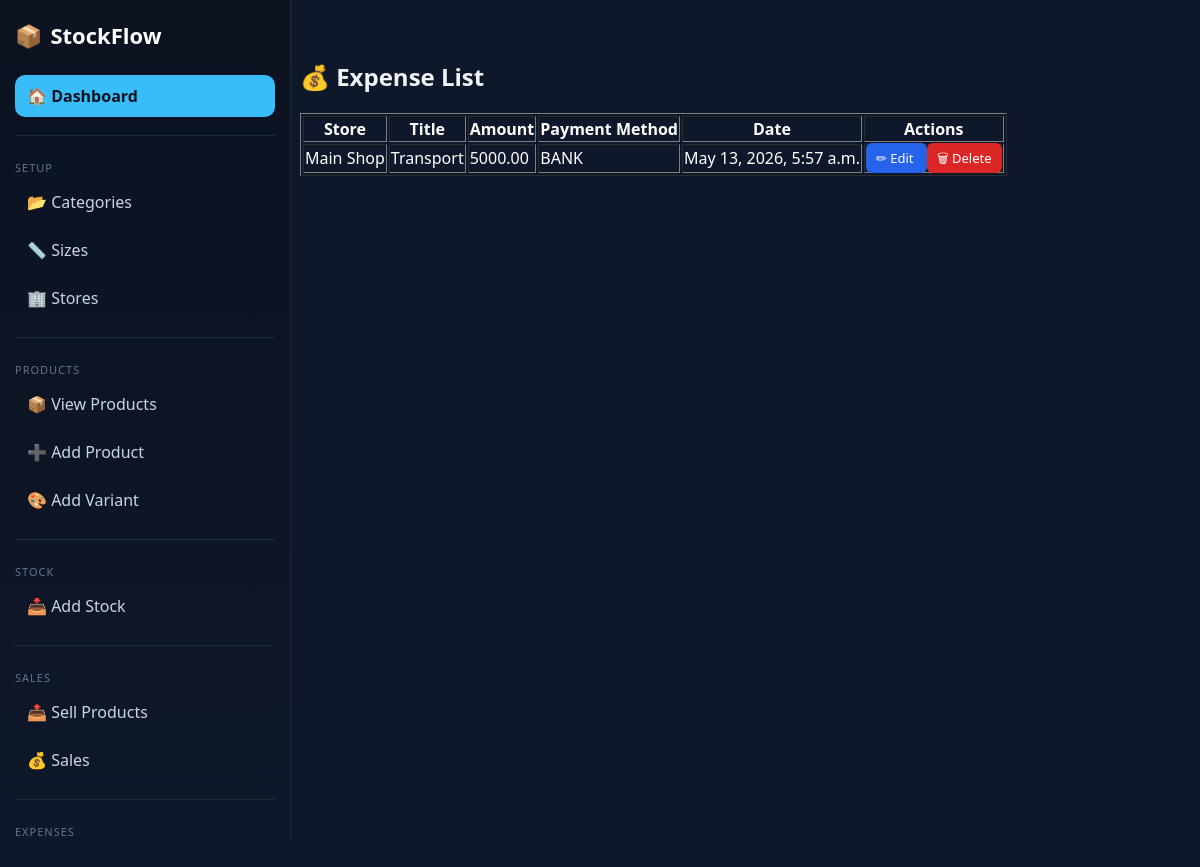
The app's page /inventory/expenses/ (signed in) with its own data.
### inventory/models.py (models this page shows, shortened)
class Expense(models.Model):
    class PaymentMethod(models.TextChoices):
        CASH = "CASH", "Cash"
        BANK = "BANK", "Bank"
        MOBILE_MONEY = "MOBILE_MONEY", "Mobile Money"
    title = models.CharField(max_length=200)
    amount = models.DecimalField(max_digits=10, decimal_places=2)
    category = models.CharField(max_length=120, blank=True)
    payment_method = models.CharField(
        max_length=20,
        choices=PaymentMethod.choices,
        default=PaymentMethod.CASH,
    )
    date = models.DateTimeField(auto_now_add=True)
    description = models.TextField(blank=True)
    store = models.ForeignKey(
        Store,
        on_delete=models.CASCADE,
        related_name="expenses",
    )

class Store(models.Model):
    name = models.CharField(max_length=150)
    location = models.CharField(max_length=255)

### inventory/views.py (the view)
# urls.py: path('expenses/', expense_list, name='expense_list'),
@login_required
def expense_list(request):
    expenses = Expense.objects.all()
    return render(request, 'inventory/expense_list.html', {'expenses': expenses})

### inventory/templates/inventory/expense_list.html
{% extends 'base.html' %}
{% block content %}
<h2>💰 Expense List</h2>
<table border="1">
    <tr>
        <th>Store</th>
        <th>Title</th>
        <th>Amount</th>
        <th>Payment Method</th>
        <th>Date</th>
        <th>Actions</th>
    </tr>
    {% for expense in expenses %}
    <tr>
        <td>{{ expense.store.name }}</td>
        <td>{{ expense.title }}</td>
        <td>{{expense.amount}}</td>
        <td>{{expense.payment_method}}</td>
        <td>{{expense.date}}</td>
        <td>
            <a href="{% url 'edit_expense' expense.id %}"  class="btn-edit">
                ✏ Edit
            </a>
            <a href="{% url 'delete_expense' expense.id %}" class="btn-delete">
                🗑 Delete
            </a>
        </td>
    </tr>
    {% endfor %}
</table>
{% endblock %}

### inventory/static/inventory/base.css (style rules this page uses)
body { margin: 0; font-family: 'Segoe UI', sans-serif; background: #0f172a; color: #fff; }
.btn-edit { background: #2563eb; padding: 6px 10px; border-radius: 6px; color: white; text-decoration: none; font-size: 13px; }
.btn-delete { background: #dc2626; padding: 6px 10px; border-radius: 6px; color: white; text-decoration: none; font-size: 13px; }
h1, h2, h3 { color: #f1f5f9; }
a { color: #60a5fa; }

### records on screen
Expense: store.name "Main Shop", title "Transport", amount "5000.00", payment_method "BANK", date "May 13, 2026, 5:57 a.m."
